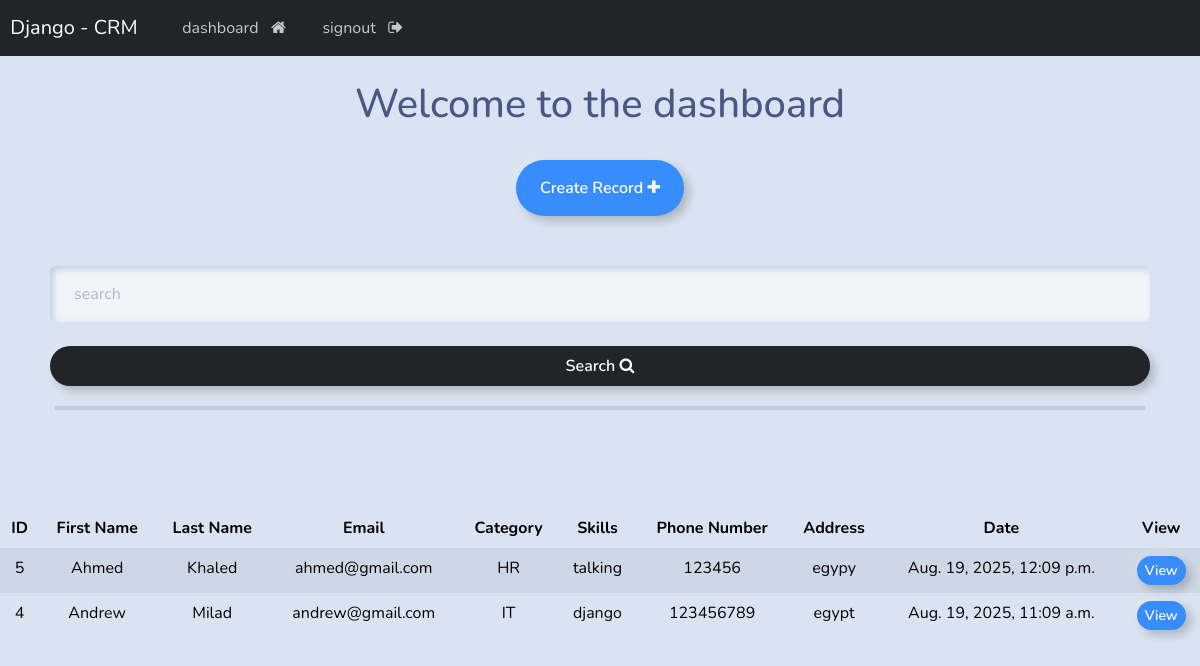
The page /dashboard/ (signed in) on the database its author committed.
### web_app/models.py (models this page shows, shortened)
class Records(models.Model):
    first_name = models.CharField(max_length=200)
    last_name = models.CharField(max_length=200)
    email = models.EmailField()
    category = models.ForeignKey(Category, on_delete=models.CASCADE)
    skills = models.CharField(max_length=200)
    phone = models.IntegerField()
    address = models.CharField(max_length=200)
    created_at = models.DateTimeField(auto_now_add=True)
    class Meta:
        ordering = ['-created_at']

class Category(models.Model):
    name = models.CharField(max_length=100)
    created_at = models.DateTimeField(auto_now_add=True)
    def __str__(self):
        return self.name

### web_app/views.py (the view)
# urls.py: path('dashboard/', views.dashboard, name='dashboard'),
@login_required(login_url='login')
def dashboard(request):
    records = Records.objects.all()
    return render(request, 'web/dashboard.html', context={'records':records})

### templates/web/dashboard.html (shortened to what this page needs)
{% extends 'base.html' %}
{% block content %}
<div class="text-center">
<br>
<h1> Welcome to the dashboard <b> {{ user.first_name }} </b> </h1>
<br>
<a href="{% url 'create_record' %}" class="btn btn-outline-primary">Create Record <i class="fa fa-plus" aria-hidden="true"></i>
</a>
<div class="text-center" style="margin: 50px;">
<form action="{% url 'search' %}" method="POST">
    <input type="search" name="query" placeholder="search"class="form-control mr-sm-2">
    <button type="submit" class="btn btn-outline-dark w-100 btn-block p-2">Search <i class="fa fa-search" aria-hidden="true"></i>
</button>
</form>
<hr style="border: 2px solid; margin: 20px 5px;">
</div>
<br>
<table class="table table-striped">
  <thead>
    <tr>
      <br>
      <th scope="col">ID</th>
      <th scope="col">First Name</th>
      <th scope="col">Last Name</th>
      <th scope="col">Email</th>
      <th scope="col">Category</th>
      <th scope="col">Skills</th>
      <th scope="col">Phone Number</th>
      <th scope="col">Address</th>
      <th scope="col">Date</th>
      <th scope="col">View</th>
    </tr>
  </thead>
  <tbody>
    {% if records %}
        {% for record in records %}
        <tr>
        <td> {{ record.id }} </td>
        <td> {{ record.first_name }} </td>
        <td> {{ record.last_name }} </td>
        <td> {{ record.email }} </td>
        <td> {{ record.category }} </td>
        <td> {{ record.skills }} </td>
        <td> {{ record.phone }} </td>
        <td> {{ record.address }} </td>
        <td> {{ record.created_at }} </td>
        <td> <a href="{% url 'view_record' record.id %}" class="btn btn-outline-primary btn-sm">View</a> </td>
        </tr>
        {% endfor %}
    {% endif %}
  </tbody>
</table>
</div>
{% endblock %}

### templates/base.html (shortened to what this page needs)
{% load static %}
<!DOCTYPE html>
<html lang="en">
<head>
    <link rel="stylesheet" href="https://bootswatch.com/5/morph/bootstrap.min.css">
    <link rel="stylesheet" href="https://cdnjs.cloudflare.com/ajax/libs/font-awesome/4.7.0/css/font-awesome.min.css">
</head>
<body>
    {% include 'parts/navbar.html' %}
    {% block content %}
    {% endblock %}
</body>
</html>

### templates/parts/navbar.html (shortened to what this page needs)
<nav class="navbar navbar-expand-lg navbar-dark bg-dark justify-content-center">
    <a class="navbar-brand main-heading" href=" {% url 'home' %} ">
      &nbsp; Django - CRM
    </a>
      <div class="collapse navbar-collapse text-center" id="navbarNavDropdown">
        <ul class="navbar-nav mr-auto">
          {% if user.is_authenticated %}
            <li class="nav-item">
              <a class="nav-link" href="{% url 'dashboard' %}">dashboard &nbsp; <i class="fa fa-home" aria-hidden="true"></i> </a>
            </li>
            <li class="nav-item">
              <a class="nav-link" href="{% url 'logout' %}" onclick="return confirm('Are you sure you want to signout?')" >signout &nbsp; <i class="fa fa-sign-out" aria-hidden="true"></i> </a>
            </li>
            {% endif %}
        </ul>
      </div>
  </nav>

### rows shown on the page
Records: id "5", first_name "Ahmed", last_name "Khaled", email "ahmed@gmail.com", category "HR", skills "talking", phone "123456", address "egypy", created_at "Aug. 19, 2025, 12:09 p.m."
Records: id "4", first_name "Andrew", last_name "Milad", email "andrew@gmail.com", category "IT", skills "django", phone "123456789", address "egypt", created_at "Aug. 19, 2025, 11:09 a.m."
